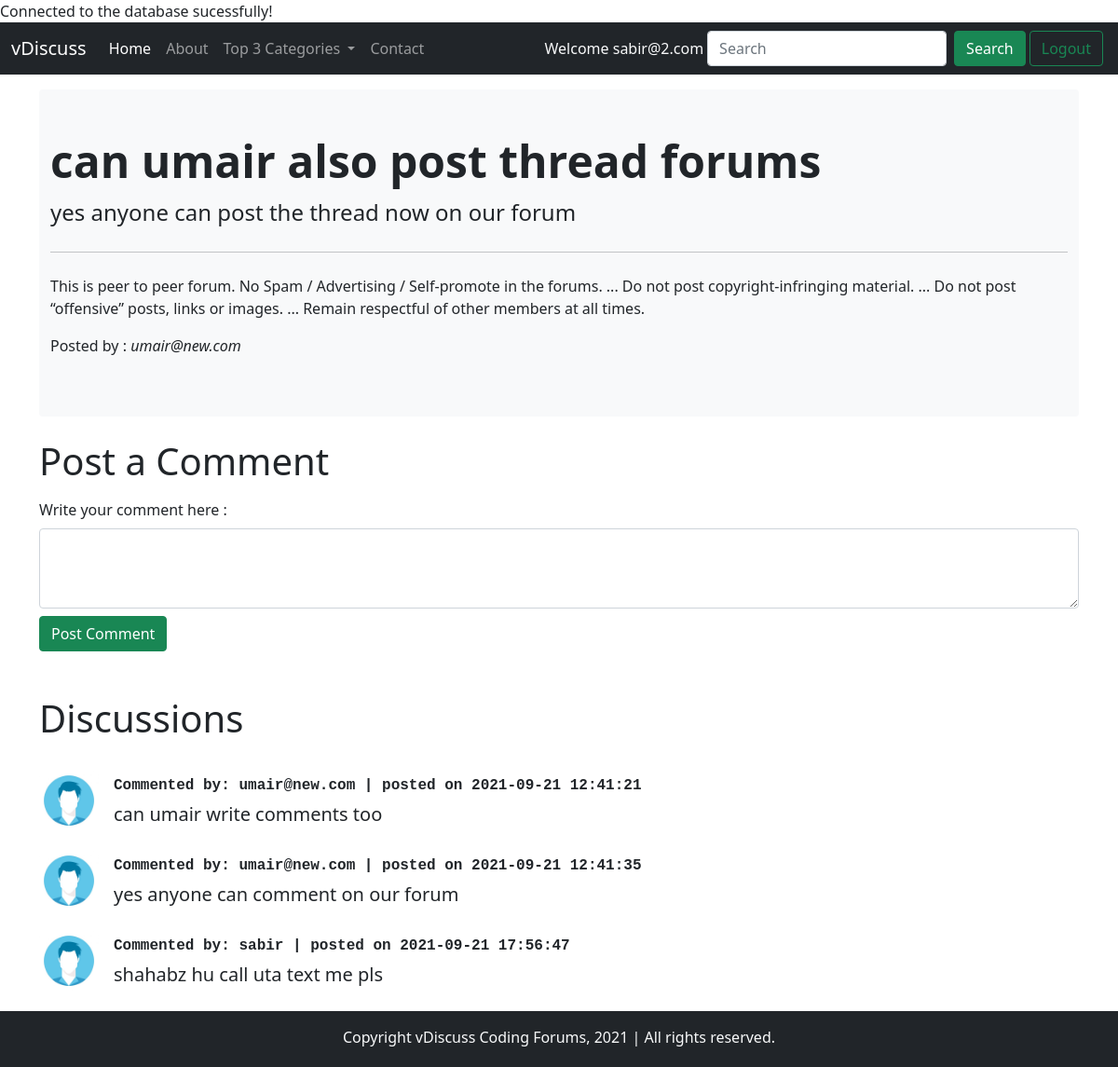
Screenshot of /thread.php?threadid=3 (signed in) with the database file from the repository.
### tables this page shows
CREATE TABLE `threads` (
  `thread_id` int(7) NOT NULL,
  `thread_title` varchar(255) NOT NULL,
  `thread_desc` text NOT NULL,
  `thread_cat_id` int(7) NOT NULL,
  `thread_user_id` int(7) NOT NULL,
  `timestamp` datetime NOT NULL DEFAULT current_timestamp()
);

CREATE TABLE `users` (
  `sno` int(8) NOT NULL,
  `user_email` varchar(30) NOT NULL,
  `user_pass` varchar(255) NOT NULL,
  `created_at` datetime NOT NULL DEFAULT current_timestamp()
);

CREATE TABLE `comments` (
  `comment_id` int(8) NOT NULL,
  `comment_content` text NOT NULL,
  `thread_id` int(8) NOT NULL,
  `comment_by` int(8) NOT NULL,
  `comment_time` datetime NOT NULL DEFAULT current_timestamp()
);

### thread.php (the view, shortened to what this page needs)
<!doctype html>
<html lang="en">
<head>
    <link href="https://cdn.jsdelivr.net/npm/bootstrap@5.1.1/dist/css/bootstrap.min.css" rel="stylesheet"
>
    <link rel="stylesheet" href="https://cdnjs.cloudflare.com/ajax/libs/font-awesome/5.15.4/css/all.min.css"
 />
</head>
<body>
    <?php include 'partials/_dbconnect.php'; ?>
    <?php include 'partials/_header.php'; ?>
    <?php
    $id = $_GET['threadid'];
    $sql = "SELECT * FROM `threads` WHERE thread_id = $id";
    $result = mysqli_query($conn,$sql);
        while($row = mysqli_fetch_assoc($result)){
            $title = $row['thread_title'];
            $desc = $row['thread_desc'];
            $thread_by = $row['thread_user_id'];
            $sql2 = "SELECT user_email FROM `users` WHERE sno = '$thread_by'";
            $result2 = mysqli_query($conn,$sql2);
            $row2 = mysqli_fetch_assoc($result2);
            $commented_by = $row2['user_email'];
    }
    ?>
    <div class="container mt-3">
        <div class="container-fluid py-5 bg-light rounded">
            <h1 class="display-5 fw-bold"><?php echo $title; ?> forums</h1>
            <p class="col-md-8 fs-4"><?php echo $desc; ?></p>
            <hr class="my-4">
            <p>This is peer to peer forum. No Spam / Advertising / Self-promote in
                the forums. ...
                Do not post copyright-infringing material. ...
                Do not post “offensive” posts, links or images. ...
                Remain respectful of other members at all times.</p>
            <p>Posted by : <em><?php echo $commented_by; ?></em></p>
        </div>
    </div>
    <?php
        if(isset($_SESSION['loggedin']) && $_SESSION['loggedin'] == true){
        echo '<div class="container mt-3">
            <h1 class="py-2">Post a Comment</h1>
            <form action= "'.$_SERVER['REQUEST_URI'].'" method="post">
                <div class="form-group">
                    <label for="comment" class="mb-2">Write your comment here :</label>
                    <textarea class="form-control" id="comment" name="comment" rows="3" required></textarea>
                    <input type="hidden" name="sno" value="'.$_SESSION["sno"].'">
                </div>
                <button type="submit" class="btn btn-success mt-2">Post Comment</button>
            </form>
        </div>';
        }
        else{
            echo '<div class="container">
                <h1 class="py-0 mt-3">Write a Comment</h1>
               <p class="fs-3 font-light my-0"> Please log in to write a comment.</p>
            </div>';
        }
    ?>
    <div class="container mt-4">
        <h1 class="py-4">Discussions</h1>
        <?php
    $id = $_GET['threadid'];
    $sql = "SELECT * FROM `comments` WHERE thread_id = $id";
    $result = mysqli_query($conn,$sql);
        while($row = mysqli_fetch_assoc($result)){
            $commentcontent = $row['comment_content'];
            $commenttime = date($row['comment_time']);
            $comment_byuser = $row['comment_by'];
            $sql2 = "SELECT user_email FROM `users` WHERE sno = '$comment_byuser'";
            $result2 = mysqli_query($conn,$sql2);
            $row2 = mysqli_fetch_assoc($result2);
            $commentposter_email = $row2['user_email'];
           echo '<div class="d-flex my-2">
                <div class="flex-shrink-0">
                    <img src="/myforum/img/profile_img.jpg" width="64px" alt="...">
                </div>
                <div class="flex-grow-1 ms-3 align-items-center justify-content-center">
                <p class="fs-6 font-light mb-0 mt-1 fw-bold font-monospace">Commented by: '.$commentposter_email.' | posted on '. $commenttime.'</p>
                    <p class="fs-5 mt-1">'.$commentcontent.'</p>
                </div>
            </div>';
        }
    ?>
    </div>
    <?php include 'partials/_footer.php'; ?>
</body>
</html>

### rows the page displays
threads: thread_title "can umair also post thread", thread_desc "yes anyone can post the thread now on our forum"
users: user_email "umair@new.com"
comments: users.user_email "umair@new.com", comment_time "2021-09-21 12:41:21", comment_content "can umair write comments too"
comments: users.user_email "umair@new.com", comment_time "2021-09-21 12:41:35", comment_content "yes anyone can comment on our forum"
comments: users.user_email "sabir", comment_time "2021-09-21 17:56:47", comment_content "shahabz hu call uta text me pls"

### other values shown
$_SESSION['useremail'] "sabir@2.com"
